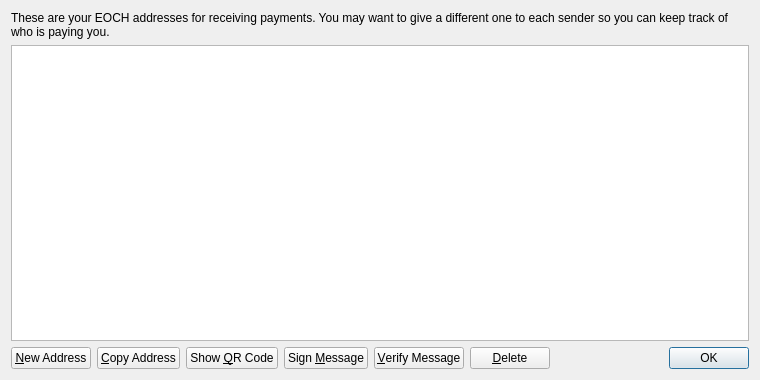
<?xml version="1.0" encoding="UTF-8"?>
<ui version="4.0">
 <class>AddressBookPage</class>
 <widget class="QWidget" name="AddressBookPage">
  <property name="geometry">
   <rect>
    <x>0</x>
    <y>0</y>
    <width>760</width>
    <height>380</height>
   </rect>
  </property>
  <property name="windowTitle">
   <string>Address Book</string>
  </property>
  <layout class="QVBoxLayout" name="verticalLayout">
   <item>
    <widget class="QLabel" name="labelExplanation">
     <property name="text">
      <string>These are your EOCH addresses for receiving payments. You may want to give a different one to each sender so you can keep track of who is paying you.</string>
     </property>
     <property name="textFormat">
      <enum>Qt::PlainText</enum>
     </property>
     <property name="wordWrap">
      <bool>true</bool>
     </property>
    </widget>
   </item>
   <item>
    <widget class="QTableView" name="tableView">
     <property name="contextMenuPolicy">
      <enum>Qt::CustomContextMenu</enum>
     </property>
     <property name="toolTip">
      <string>Double-click to edit address or label</string>
     </property>
     <property name="styleSheet">
      <string notr="true">background-image: url(:/images/bkg); background-position:center;</string>
     </property>
     <property name="tabKeyNavigation">
      <bool>false</bool>
     </property>
     <property name="alternatingRowColors">
      <bool>true</bool>
     </property>
     <property name="selectionMode">
      <enum>QAbstractItemView::SingleSelection</enum>
     </property>
     <property name="selectionBehavior">
      <enum>QAbstractItemView::SelectRows</enum>
     </property>
     <property name="sortingEnabled">
      <bool>true</bool>
     </property>
     <attribute name="verticalHeaderVisible">
      <bool>false</bool>
     </attribute>
    </widget>
   </item>
   <item>
    <layout class="QHBoxLayout" name="horizontalLayout">
     <item>
      <widget class="QPushButton" name="newAddressButton">
       <property name="toolTip">
        <string>Create a new address</string>
       </property>
       <property name="text">
        <string>&amp;New Address</string>
       </property>
       <property name="icon">
        <iconset resource="../EOCH.qrc">
         <normaloff>:/icons/add</normaloff>:/icons/add</iconset>
       </property>
      </widget>
     </item>
     <item>
      <widget class="QPushButton" name="copyToClipboard">
       <property name="toolTip">
        <string>Copy the currently selected address to the system clipboard</string>
       </property>
       <property name="text">
        <string>&amp;Copy Address</string>
       </property>
       <property name="icon">
        <iconset resource="../EOCH.qrc">
         <normaloff>:/icons/editcopy</normaloff>:/icons/editcopy</iconset>
       </property>
      </widget>
     </item>
     <item>
      <widget class="QPushButton" name="showQRCode">
       <property name="text">
        <string>Show &amp;QR Code</string>
       </property>
       <property name="icon">
        <iconset resource="../EOCH.qrc">
         <normaloff>:/icons/qrcode</normaloff>:/icons/qrcode</iconset>
       </property>
      </widget>
     </item>
     <item>
      <widget class="QPushButton" name="signMessage">
       <property name="toolTip">
        <string>Sign a message to prove you own a EOCH address</string>
       </property>
       <property name="text">
        <string>Sign &amp;Message</string>
       </property>
       <property name="icon">
        <iconset resource="../EOCH.qrc">
         <normaloff>:/icons/edit</normaloff>:/icons/edit</iconset>
       </property>
      </widget>
     </item>
     <item>
      <widget class="QPushButton" name="verifyMessage">
       <property name="toolTip">
        <string>Verify a message to ensure it was signed with a specified EOCH address</string>
       </property>
       <property name="text">
        <string>&amp;Verify Message</string>
       </property>
       <property name="icon">
        <iconset resource="../EOCH.qrc">
         <normaloff>:/icons/transaction_0</normaloff>:/icons/transaction_0</iconset>
       </property>
      </widget>
     </item>
     <item>
      <widget class="QPushButton" name="deleteButton">
       <property name="toolTip">
        <string>Delete the currently selected address from the list</string>
       </property>
       <property name="text">
        <string>&amp;Delete</string>
       </property>
       <property name="icon">
        <iconset resource="../EOCH.qrc">
         <normaloff>:/icons/remove</normaloff>:/icons/remove</iconset>
       </property>
      </widget>
     </item>
     <item>
      <spacer name="horizontalSpacer">
       <property name="orientation">
        <enum>Qt::Horizontal</enum>
       </property>
       <property name="sizeHint" stdset="0">
        <size>
         <width>40</width>
         <height>20</height>
        </size>
       </property>
      </spacer>
     </item>
     <item>
      <widget class="QDialogButtonBox" name="buttonBox">
       <property name="sizePolicy">
        <sizepolicy hsizetype="Maximum" vsizetype="Fixed">
         <horstretch>0</horstretch>
         <verstretch>0</verstretch>
        </sizepolicy>
       </property>
       <property name="standardButtons">
        <set>QDialogButtonBox::Ok</set>
       </property>
      </widget>
     </item>
    </layout>
   </item>
  </layout>
 </widget>
 <resources>
  <include location="../EOCH.qrc"/>
 </resources>
 <connections/>
</ui>
